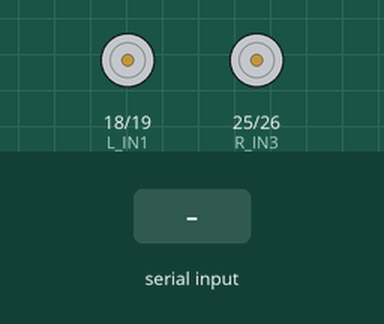
Simulated run of this sketch. Board: ESP32. Shown: motor-driver pin pairs drawn as motors (green arrow = first pin HIGH = forward, orange = second pin HIGH = backward, longer = more drive, scaled by the enable pin). Inputs (shaded band) come from the test bench. Nothing arrives over Bluetooth unless stated; what the sketch prints to the serial monitor is not drawn.

Above: at 1.2 s.
1.3 s: "F" received over the second serial link
At 1.6 s:
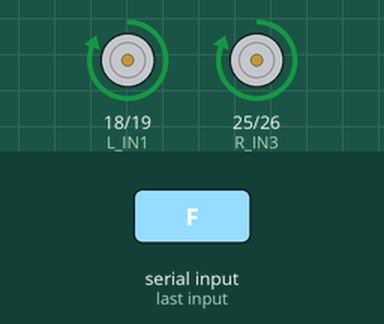
2.8 s: "B" received over the second serial link
At 3.9 s:
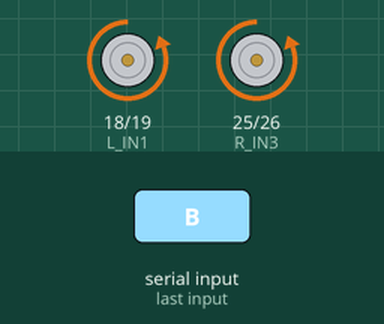
4.3 s: "L" received over the second serial link
At 5.0 s:
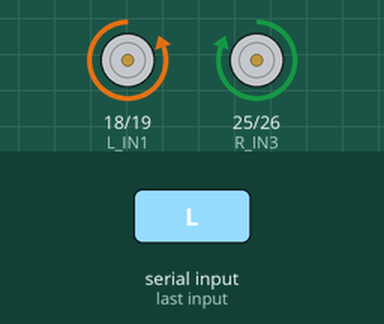
5.8 s: "R" received over the second serial link
At 6.1 s:
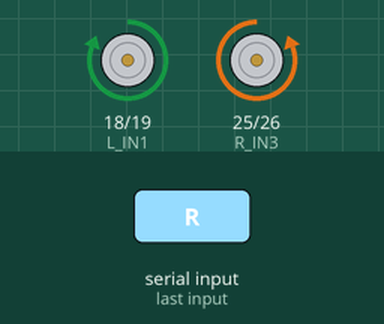
Timing chart, 0 to 8.3 s (numbered marks = the images above; inputs shaded):
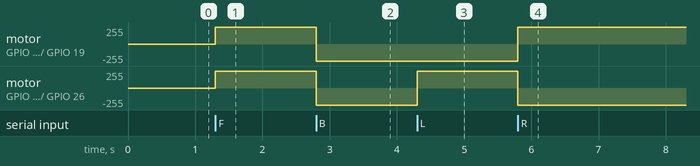

The sketch:

mobil_esp32_arduino.ino
```cpp
#
// === PROGRAM (MOBIL) ===
// ESP32 + L298N + Bluetooth Classic
#include <Arduino.h>
#include <BluetoothSerial.h>

BluetoothSerial SerialBT;

// Definisi pin L298N
const int L_ENA = 17; // PWM untuk motor kiri
const int L_IN1 = 18;
const int L_IN2 = 19;

const int R_ENB = 16; // PWM untuk motor kanan
const int R_IN3 = 25;
const int R_IN4 = 26;

// PWM settings
const int PWM_FREQ = 20000;
const int PWM_CHANNEL_L = 0;
const int PWM_CHANNEL_R = 1;
const int PWM_RES = 8; // 8-bit (0–255)

void stopMotor();
void forward(int spd);
void backward(int spd);
void left(int spd);
void right(int spd);
void handleCommand(char c);

void setup() {
  Serial.begin(115200);
  SerialBT.begin("mobil kece"); // Bluetooth server
  Serial.println("🚗 Mobil siap. Nama Bluetooth: mobil kece");

  pinMode(L_IN1, OUTPUT);
  pinMode(L_IN2, OUTPUT);
  pinMode(R_IN3, OUTPUT);
  pinMode(R_IN4, OUTPUT);

  ledcSetup(PWM_CHANNEL_L, PWM_FREQ, PWM_RES);
  ledcSetup(PWM_CHANNEL_R, PWM_FREQ, PWM_RES);
  ledcAttachPin(L_ENA, PWM_CHANNEL_L);
  ledcAttachPin(R_ENB, PWM_CHANNEL_R);

  stopMotor();
}

void loop() {
  if (SerialBT.available()) {
    char c = (char)SerialBT.read();
    Serial.print("📩 Perintah diterima: ");
    Serial.println(c);
    handleCommand(c);
  }
}

void handleCommand(char c) {
  switch (c) {
    case 'F': forward(255); break;
    case 'B': backward(255); break;
    case 'L': left(255); break;
    case 'R': right(255); break;
    case 'S': stopMotor(); break;
  }
}

void stopMotor() {
  digitalWrite(L_IN1, LOW);
  digitalWrite(L_IN2, LOW);
  digitalWrite(R_IN3, LOW);
  digitalWrite(R_IN4, LOW);
  ledcWrite(PWM_CHANNEL_L, 0);
  ledcWrite(PWM_CHANNEL_R, 0);
}

void forward(int spd) {
  digitalWrite(L_IN1, HIGH);
  digitalWrite(L_IN2, LOW);
  digitalWrite(R_IN3, HIGH);
  digitalWrite(R_IN4, LOW);
  ledcWrite(PWM_CHANNEL_L, spd);
  ledcWrite(PWM_CHANNEL_R, spd);
}

void backward(int spd) {
  digitalWrite(L_IN1, LOW);
  digitalWrite(L_IN2, HIGH);
  digitalWrite(R_IN3, LOW);
  digitalWrite(R_IN4, HIGH);
  ledcWrite(PWM_CHANNEL_L, spd);
  ledcWrite(PWM_CHANNEL_R, spd);
}

void left(int spd) {
  digitalWrite(L_IN1, LOW);
  digitalWrite(L_IN2, HIGH);
  digitalWrite(R_IN3, HIGH);
  digitalWrite(R_IN4, LOW);
  ledcWrite(PWM_CHANNEL_L, spd);
  ledcWrite(PWM_CHANNEL_R, spd);
}

void right(int spd) {
  digitalWrite(L_IN1, HIGH);
  digitalWrite(L_IN2, LOW);
  digitalWrite(R_IN3, LOW);
  digitalWrite(R_IN4, HIGH);
  ledcWrite(PWM_CHANNEL_L, spd);
  ledcWrite(PWM_CHANNEL_R, spd);
}
```

Measured:
- after the input at 1.3 s, motor on GPIO 18 (L_IN1) / GPIO 19 (L_IN2), motor on GPIO 25 (R_IN3) / GPIO 26 (R_IN4): stopped → forward 255/255 at once
- after the input at 2.8 s, motor on GPIO 18 (L_IN1) / GPIO 19 (L_IN2), motor on GPIO 25 (R_IN3) / GPIO 26 (R_IN4): forward 255/255 → backward 255/255 at once
- after the input at 4.3 s, motor on GPIO 25 (R_IN3) / GPIO 26 (R_IN4): backward 255/255 → forward 255/255 at once
- after the input at 5.8 s, motor on GPIO 18 (L_IN1) / GPIO 19 (L_IN2): backward 255/255 → forward 255/255 at once; motor on GPIO 25 (R_IN3) / GPIO 26 (R_IN4): forward 255/255 → backward 255/255 at once
